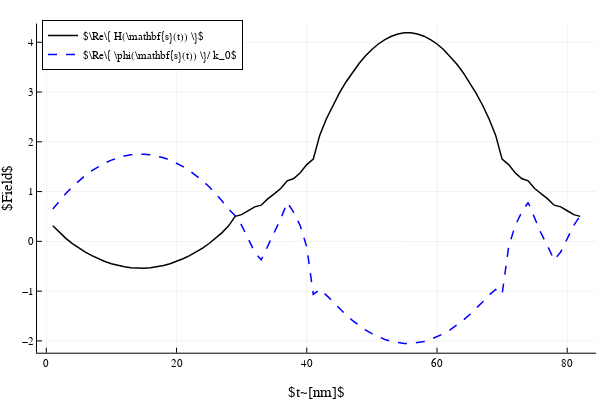

Source (notebook cell):
### Code cell
plotly()
plot(real.(H[:,3]),c=:black,lw=1.5,label=L"\Re\{ H(\mathbf{s}(t)) \}")
plot!(real.(ϕ[:,3])./k0,c=:blue,lw=1.5,ls=:dash,label=L"\Re\{ \phi(\mathbf{s}(t)) \}/ k_0",xlabel=L"t~[nm]",ylabel=L"Field",legend=:topleft)

### Figure 1 — Plotly figure (JSON) as saved in the notebook; plotly's stock layout.template omitted (floating-point values rounded to 4 significant figures)
{"data": [{"colorbar": {"len": 0.9143, "title": {"text": ""}, "x": 0.9934, "y": 0.533}, "legendgroup": "$\\Re\\{ H(\\mathbf{s}(t)) \\}$", "line": {"color": "rgba(0, 0, 0, 1)", "dash": "solid", "shape": "linear", "width": 1.5}, "mode": "lines", "name": "$\\Re\\{ H(\\mathbf{s}(t)) \\}$", "showlegend": true, "type": "scatter", "x": [1, 2, 3, 4, 5, 6, 7, 8, 9, 10, 11, 12, 13, 14, 15, 16, 17, 18, 19, 20, 21, 22, 23, 24, 25, 26, 27, 28, 29, 30, 31, 32, 33, 34, 35, 36, 37, 38, 39, 40, 41, 42, 43, 44, 45, 46, 47, 48, 49, 50, 51, 52, 53, 54, 55, 56, 57, 58, 59, 60, 61, 62, 63, 64, 65, 66, 67, 68, 69, 70, 71, 72, 73, 74, 75, 76, 77, 78, 79, 80, 81, 82], "xaxis": "x", "y": [0.3124, 0.1759, 0.05939, -0.0433, -0.1346, -0.2157, -0.2874, -0.35, -0.4036, -0.4483, -0.4842, -0.5111, -0.529, -0.538, -0.538, -0.529, -0.5111, -0.4842, -0.4483, -0.4036, -0.3499, -0.2874, -0.2157, -0.1346, -0.04329, 0.0594, 0.1759, 0.3124, 0.502, 0.5364, 0.6149, 0.6929, 0.7269, 0.8543, 0.9549, 1.061, 1.217, 1.262, 1.378, 1.542, 1.652, 2.134, 2.459, 2.735, 2.979, 3.198, 3.394, 3.569, 3.723, 3.855, 3.966, 4.055, 4.122, 4.167, 4.189, 4.189, 4.167, 4.122, 4.055, 3.966, 3.855, 3.723, 3.569, 3.394, 3.198, 2.979, 2.735, 2.459, 2.134, 1.652, 1.542, 1.378, 1.262, 1.217, 1.061, 0.9549, 0.8543, 0.7269, 0.6929, 0.6149, 0.5364, 0.502], "yaxis": "y"}, {"colorbar": {"len": 0.9143, "title": {"text": ""}, "x": 0.9934, "y": 0.533}, "legendgroup": "$\\Re\\{ \\phi(\\mathbf{s}(t)) \\}/ k_0$", "line": {"color": "rgba(0, 0, 255, 1.000)", "dash": "dash", "shape": "linear", "width": 1.5}, "mode": "lines", "name": "$\\Re\\{ \\phi(\\mathbf{s}(t)) \\}/ k_0$", "showlegend": true, "type": "scatter", "x": [1, 2, 3, 4, 5, 6, 7, 8, 9, 10, 11, 12, 13, 14, 15, 16, 17, 18, 19, 20, 21, 22, 23, 24, 25, 26, 27, 28, 29, 30, 31, 32, 33, 34, 35, 36, 37, 38, 39, 40, 41, 42, 43, 44, 45, 46, 47, 48, 49, 50, 51, 52, 53, 54, 55, 56, 57, 58, 59, 60, 61, 62, 63, 64, 65, 66, 67, 68, 69, 70, 71, 72, 73, 74, 75, 76, 77, 78, 79, 80, 81, 82], "xaxis": "x", "y": [0.6487, 0.8112, 0.9633, 1.099, 1.219, 1.326, 1.42, 1.503, 1.574, 1.633, 1.681, 1.717, 1.741, 1.753, 1.753, 1.741, 1.717, 1.681, 1.633, 1.574, 1.503, 1.42, 1.326, 1.219, 1.099, 0.9633, 0.8112, 0.6487, 0.5175, 0.3208, 0.04471, -0.2137, -0.3738, -0.09801, 0.1594, 0.4534, 0.781, 0.5824, 0.3138, -0.1133, -1.066, -0.9654, -1.08, -1.217, -1.35, -1.474, -1.587, -1.689, -1.778, -1.855, -1.919, -1.971, -2.011, -2.037, -2.05, -2.05, -2.037, -2.01, -1.971, -1.919, -1.855, -1.778, -1.689, -1.587, -1.474, -1.35, -1.217, -1.08, -0.9654, -1.066, -0.1133, 0.3138, 0.5824, 0.781, 0.4534, 0.1594, -0.09801, -0.3739, -0.2137, 0.04471, 0.3208, 0.5175], "yaxis": "y"}], "layout": {"annotations": [], "height": 400, "legend": {"bgcolor": "rgba(255, 255, 255, 1.000)", "bordercolor": "rgba(0, 0, 0, 1)", "borderwidth": 1, "font": {"color": "rgba(0, 0, 0, 1)", "family": "sans-serif", "size": 11}, "title": {"font": {"color": "rgba(0, 0, 0, 1)", "family": "sans-serif", "size": 15}, "text": ""}, "tracegroupgap": 0, "traceorder": "normal", "x": 0.07, "xanchor": "left", "y": 1, "yanchor": "top"}, "margin": {"b": 20, "l": 0, "r": 0, "t": 20}, "paper_bgcolor": "rgba(255, 255, 255, 1.000)", "plot_bgcolor": "rgba(255, 255, 255, 1.000)", "showlegend": true, "width": 600, "xaxis": {"anchor": "y", "domain": [0.06165, 0.9934], "gridcolor": "rgba(0, 0, 0, 0.1)", "gridwidth": 0.5, "linecolor": "rgba(0, 0, 0, 1)", "mirror": false, "range": [-1.43, 84.43], "showgrid": true, "showline": true, "showticklabels": true, "tickangle": 0, "tickcolor": "rgb(0, 0, 0)", "tickfont": {"color": "rgba(0, 0, 0, 1)", "family": "sans-serif", "size": 11}, "tickmode": "array", "ticks": "inside", "ticktext": ["0", "20", "40", "60", "80"], "tickvals": [0, 20, 40, 60, 80], "title": {"font": {"color": "rgba(0, 0, 0, 1)", "family": "sans-serif", "size": 15}, "text": "$t~[nm]$"}, "type": "linear", "visible": true, "zeroline": false, "zerolinecolor": "rgba(0, 0, 0, 1)"}, "yaxis": {"anchor": "x", "domain": [0.07581, 0.9902], "gridcolor": "rgba(0, 0, 0, 0.1)", "gridwidth": 0.5, "linecolor": "rgba(0, 0, 0, 1)", "mirror": false, "range": [-2.237, 4.377], "showgrid": true, "showline": true, "showticklabels": true, "tickangle": 0, "tickcolor": "rgb(0, 0, 0)", "tickfont": {"color": "rgba(0, 0, 0, 1)", "family": "sans-serif", "size": 11}, "tickmode": "array", "ticks": "inside", "ticktext": ["−2", "−1", "0", "1", "2", "3", "4"], "tickvals": [-2, -1, 0, 1, 2, 3, 4], "title": {"font": {"color": "rgba(0, 0, 0, 1)", "family": "sans-serif", "size": 15}, "text": "$Field$"}, "type": "linear", "visible": true, "zeroline": false, "zerolinecolor": "rgba(0, 0, 0, 1)"}}}
